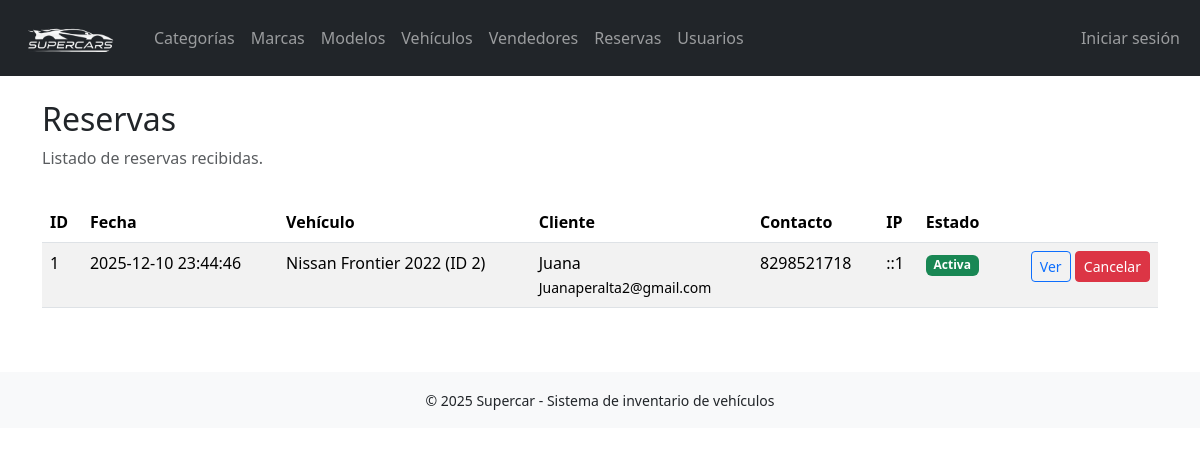
Screenshot of /reservas/listar.php with the database file from the repository.
### tables this page shows
CREATE TABLE `reservas` (
  `id_reserva` int(11) NOT NULL,
  `id_vehiculo` int(11) NOT NULL,
  `nombre` varchar(150) NOT NULL,
  `email` varchar(150) NOT NULL,
  `telefono` varchar(50) DEFAULT NULL,
  `nota` text DEFAULT NULL,
  `ip` varchar(45) DEFAULT NULL,
  `estado` tinyint(1) NOT NULL DEFAULT 1,
  `fecha_reserva` datetime NOT NULL DEFAULT current_timestamp(),
  `creado_en` timestamp NOT NULL DEFAULT current_timestamp()
);

CREATE TABLE `marcas` (
  `id_marca` int(11) NOT NULL,
  `nombre` varchar(100) NOT NULL
);

CREATE TABLE `modelos` (
  `id_modelo` int(11) NOT NULL,
  `id_marca` int(11) NOT NULL,
  `nombre` varchar(100) NOT NULL
);

CREATE TABLE `vehiculos` (
  `id_vehiculo` int(11) NOT NULL,
  `id_categoria` int(11) NOT NULL,
  `id_marca` int(11) NOT NULL,
  `id_modelo` int(11) NOT NULL,
  `id_estatus` int(11) NOT NULL,
  `id_vendedor` int(11) NOT NULL,
  `año` int(11) DEFAULT NULL,
  `precio` decimal(12,2) DEFAULT NULL,
  `color` varchar(50) DEFAULT NULL,
  `vin` varchar(50) DEFAULT NULL,
  `descripcion` text DEFAULT NULL,
  `foto` varchar(255) DEFAULT NULL
);

### reservas/listar.php (the view, shortened to what this page needs)
<?php
require_once __DIR__ . '/../config/db.php';
require_once __DIR__ . '/../includes/header.php';
try {
    $pdo->exec("CREATE TABLE IF NOT EXISTS reservas (
      id_reserva INT NOT NULL AUTO_INCREMENT PRIMARY KEY,
      id_vehiculo INT NOT NULL,
      nombre VARCHAR(150) NOT NULL,
      email VARCHAR(150) NOT NULL,
      telefono VARCHAR(50) DEFAULT NULL,
      nota TEXT DEFAULT NULL,
      ip VARCHAR(45) DEFAULT NULL,
      estado TINYINT(1) NOT NULL DEFAULT 1,
      fecha_reserva DATETIME NOT NULL DEFAULT CURRENT_TIMESTAMP,
      creado_en TIMESTAMP NOT NULL DEFAULT CURRENT_TIMESTAMP
    ) ENGINE=InnoDB DEFAULT CHARSET=utf8mb4;");
} catch (Exception $e) {}
$q = $pdo->query("SELECT r.*, v.precio AS precio, v.id_vehiculo,
                  m.nombre AS marca, mo.nombre AS modelo
                  FROM reservas r
                  LEFT JOIN vehiculos v ON v.id_vehiculo = r.id_vehiculo
                  LEFT JOIN marcas m ON v.id_marca = m.id_marca
                  LEFT JOIN modelos mo ON v.id_modelo = mo.id_modelo
                  ORDER BY r.fecha_reserva DESC");
$reservas = $q->fetchAll();
?>
<div class="row mb-3">
    <div class="col-12">
        <h2>Reservas</h2>
        <p class="text-muted">Listado de reservas recibidas.</p>
    </div>
</div>
<div class="table-responsive">
  <table class="table table-striped table-hover">
    <thead>
      <tr>
        <th>ID</th>
        <th>Fecha</th>
        <th>Vehículo</th>
        <th>Cliente</th>
        <th>Contacto</th>
        <th>IP</th>
        <th>Estado</th>
        <th></th>
      </tr>
    </thead>
    <tbody>
      <?php foreach ($reservas as $r): ?>
        <tr>
          <td><?= $r['id_reserva'] ?></td>
          <td><?= $r['fecha_reserva'] ?></td>
          <td><?php if ($r['id_vehiculo']) echo htmlspecialchars($r['marca'] . ' ' . $r['modelo']) . ' (ID ' . $r['id_vehiculo'] . ')'; else echo 'N/A'; ?></td>
          <td><?= htmlspecialchars($r['nombre']) ?><br><small><?= htmlspecialchars($r['email']) ?></small></td>
          <td><?= htmlspecialchars($r['telefono']) ?></td>
          <td><?= htmlspecialchars($r['ip'] ?? '') ?></td>
          <td><?= $r['estado'] == 1 ? '<span class="badge bg-success">Activa</span>' : '<span class="badge bg-secondary">Cancelada</span>' ?></td>
          <td class="text-end">
            <a href="<?= defined('BASE_URL') ? BASE_URL : '' ?>/reservas/ver.php?id=<?= $r['id_reserva'] ?>" class="btn btn-sm btn-outline-primary">Ver</a>
            <?php if ($r['estado'] == 1): ?>
              <form method="post" action="<?= defined('BASE_URL') ? BASE_URL : '' ?>/reservas/accion.php" style="display:inline-block;" onsubmit="return confirm('Cancelar reserva?');">
                <button class="btn btn-sm btn-danger">Cancelar</button>
              </form>
            <?php endif; ?>
          </td>
        </tr>
      <?php endforeach; ?>
    </tbody>
  </table>
</div>
<?php require_once __DIR__ . '/../includes/footer.php'; ?>

### rows the page displays
reservas: id_reserva "1", fecha_reserva "2025-12-10 23:44:46", marcas.nombre "Nissan Frontier 2022", id_vehiculo.id_vehiculo "2", nombre "Juana", email "Juanaperalta2@gmail.com", telefono "8298521718", ip "::1", estado "Activa"
